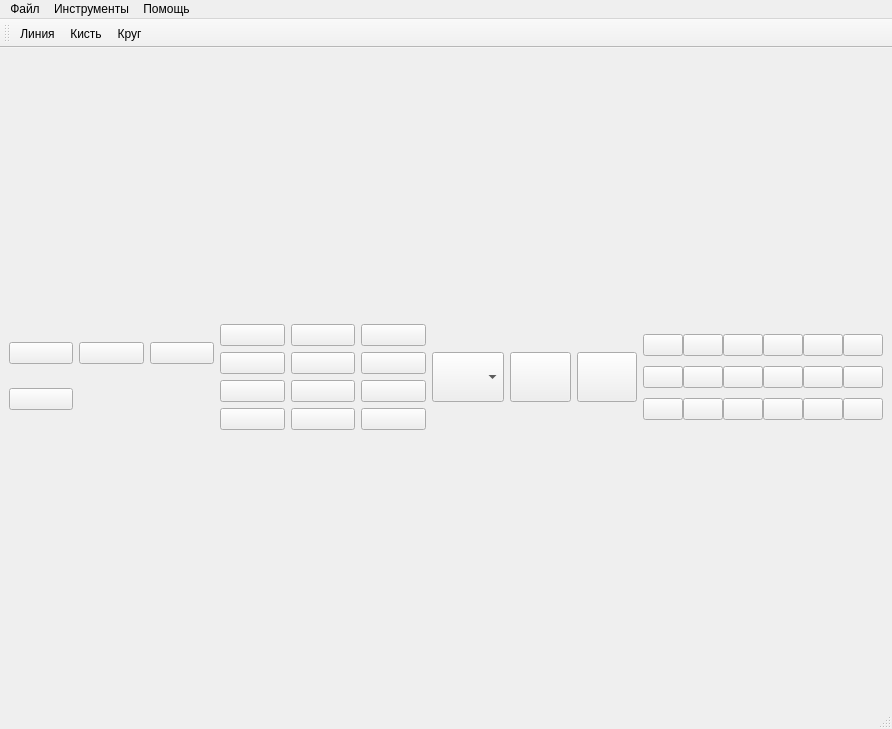
<?xml version="1.0" encoding="UTF-8"?>
<ui version="4.0">
 <class>MainWindow</class>
 <widget class="QMainWindow" name="MainWindow">
  <property name="geometry">
   <rect>
    <x>0</x>
    <y>0</y>
    <width>892</width>
    <height>729</height>
   </rect>
  </property>
  <property name="windowTitle">
   <string>Графический редактор</string>
  </property>
  <widget class="QWidget" name="centralwidget">
   <layout class="QHBoxLayout" name="horizontalLayout">
    <item>
     <layout class="QGridLayout" name="gridLayout_5">
      <item row="0" column="0">
       <layout class="QGridLayout" name="gridLayout_3">
        <item row="0" column="1">
         <widget class="QPushButton" name="fillcolorbucketbutton">
          <property name="text">
           <string/>
          </property>
         </widget>
        </item>
        <item row="0" column="2">
         <widget class="QPushButton" name="palletebutton">
          <property name="text">
           <string/>
          </property>
         </widget>
        </item>
        <item row="0" column="0">
         <widget class="QPushButton" name="pencilbutton">
          <property name="text">
           <string/>
          </property>
         </widget>
        </item>
        <item row="1" column="0">
         <widget class="QPushButton" name="rubberbutton">
          <property name="text">
           <string/>
          </property>
         </widget>
        </item>
       </layout>
      </item>
      <item row="0" column="1">
       <layout class="QGridLayout" name="gridLayout_2">
        <item row="0" column="1">
         <widget class="QPushButton" name="roundedrectanglebutton">
          <property name="text">
           <string/>
          </property>
         </widget>
        </item>
        <item row="2" column="1">
         <widget class="QPushButton" name="fivepstarbutton">
          <property name="text">
           <string/>
          </property>
         </widget>
        </item>
        <item row="2" column="2">
         <widget class="QPushButton" name="sixpstarbutton">
          <property name="text">
           <string/>
          </property>
         </widget>
        </item>
        <item row="2" column="0">
         <widget class="QPushButton" name="righttrianglebutton">
          <property name="text">
           <string/>
          </property>
         </widget>
        </item>
        <item row="0" column="0">
         <widget class="QPushButton" name="rectanglebutton">
          <property name="text">
           <string/>
          </property>
         </widget>
        </item>
        <item row="0" column="2">
         <widget class="QPushButton" name="trianglebutton">
          <property name="text">
           <string/>
          </property>
         </widget>
        </item>
        <item row="3" column="1">
         <widget class="QPushButton" name="initialfivepstarbutton">
          <property name="text">
           <string/>
          </property>
         </widget>
        </item>
        <item row="4" column="1">
         <widget class="QPushButton" name="filroundedrectanglebutton">
          <property name="text">
           <string/>
          </property>
         </widget>
        </item>
        <item row="4" column="2">
         <widget class="QPushButton" name="filtrianglebutton">
          <property name="text">
           <string/>
          </property>
         </widget>
        </item>
        <item row="3" column="2">
         <widget class="QPushButton" name="initialsixpstarbutton">
          <property name="text">
           <string/>
          </property>
         </widget>
        </item>
        <item row="3" column="0">
         <widget class="QPushButton" name="filrighttrianglebutton">
          <property name="text">
           <string/>
          </property>
         </widget>
        </item>
        <item row="4" column="0">
         <widget class="QPushButton" name="filrectanglebutton">
          <property name="text">
           <string/>
          </property>
         </widget>
        </item>
       </layout>
      </item>
      <item row="0" column="2">
       <layout class="QHBoxLayout" name="horizontalLayout_2">
        <item>
         <widget class="QComboBox" name="comboBoxWidth">
          <property name="sizePolicy">
           <sizepolicy hsizetype="Minimum" vsizetype="Fixed">
            <horstretch>0</horstretch>
            <verstretch>0</verstretch>
           </sizepolicy>
          </property>
          <property name="minimumSize">
           <size>
            <width>50</width>
            <height>50</height>
           </size>
          </property>
         </widget>
        </item>
        <item>
         <widget class="QPushButton" name="pushButtonWhite">
          <property name="minimumSize">
           <size>
            <width>50</width>
            <height>50</height>
           </size>
          </property>
          <property name="text">
           <string/>
          </property>
         </widget>
        </item>
        <item>
         <widget class="QPushButton" name="pushButtonBlack">
          <property name="minimumSize">
           <size>
            <width>50</width>
            <height>50</height>
           </size>
          </property>
          <property name="text">
           <string/>
          </property>
         </widget>
        </item>
       </layout>
      </item>
      <item row="0" column="3">
       <layout class="QGridLayout" name="gridLayout">
        <property name="spacing">
         <number>0</number>
        </property>
        <item row="0" column="0">
         <widget class="QPushButton" name="pushButton">
          <property name="text">
           <string/>
          </property>
          <attribute name="buttonGroup">
           <string notr="true">colorbuttongroup</string>
          </attribute>
         </widget>
        </item>
        <item row="1" column="3">
         <widget class="QPushButton" name="pushButton_10">
          <property name="text">
           <string/>
          </property>
          <attribute name="buttonGroup">
           <string notr="true">colorbuttongroup</string>
          </attribute>
         </widget>
        </item>
        <item row="0" column="1">
         <widget class="QPushButton" name="pushButton_2">
          <property name="text">
           <string/>
          </property>
          <attribute name="buttonGroup">
           <string notr="true">colorbuttongroup</string>
          </attribute>
         </widget>
        </item>
        <item row="1" column="4">
         <widget class="QPushButton" name="pushButton_11">
          <property name="text">
           <string/>
          </property>
          <attribute name="buttonGroup">
           <string notr="true">colorbuttongroup</string>
          </attribute>
         </widget>
        </item>
        <item row="0" column="4">
         <widget class="QPushButton" name="pushButton_5">
          <property name="text">
           <string/>
          </property>
          <attribute name="buttonGroup">
           <string notr="true">colorbuttongroup</string>
          </attribute>
         </widget>
        </item>
        <item row="0" column="2">
         <widget class="QPushButton" name="pushButton_3">
          <property name="text">
           <string/>
          </property>
          <attribute name="buttonGroup">
           <string notr="true">colorbuttongroup</string>
          </attribute>
         </widget>
        </item>
        <item row="0" column="3">
         <widget class="QPushButton" name="pushButton_4">
          <property name="text">
           <string/>
          </property>
          <attribute name="buttonGroup">
           <string notr="true">colorbuttongroup</string>
          </attribute>
         </widget>
        </item>
        <item row="1" column="5">
         <widget class="QPushButton" name="pushButton_12">
          <property name="text">
           <string/>
          </property>
          <attribute name="buttonGroup">
           <string notr="true">colorbuttongroup</string>
          </attribute>
         </widget>
        </item>
        <item row="0" column="5">
         <widget class="QPushButton" name="pushButton_6">
          <property name="text">
           <string/>
          </property>
          <attribute name="buttonGroup">
           <string notr="true">colorbuttongroup</string>
          </attribute>
         </widget>
        </item>
        <item row="1" column="1">
         <widget class="QPushButton" name="pushButton_8">
          <property name="text">
           <string/>
          </property>
          <attribute name="buttonGroup">
           <string notr="true">colorbuttongroup</string>
          </attribute>
         </widget>
        </item>
        <item row="1" column="0">
         <widget class="QPushButton" name="pushButton_7">
          <property name="text">
           <string/>
          </property>
          <attribute name="buttonGroup">
           <string notr="true">colorbuttongroup</string>
          </attribute>
         </widget>
        </item>
        <item row="1" column="2">
         <widget class="QPushButton" name="pushButton_9">
          <property name="text">
           <string/>
          </property>
          <attribute name="buttonGroup">
           <string notr="true">colorbuttongroup</string>
          </attribute>
         </widget>
        </item>
        <item row="2" column="0">
         <widget class="QPushButton" name="pushButton_13">
          <property name="text">
           <string/>
          </property>
          <attribute name="buttonGroup">
           <string notr="true">changingcolbuttongroup</string>
          </attribute>
         </widget>
        </item>
        <item row="2" column="1">
         <widget class="QPushButton" name="pushButton_14">
          <property name="text">
           <string/>
          </property>
          <attribute name="buttonGroup">
           <string notr="true">changingcolbuttongroup</string>
          </attribute>
         </widget>
        </item>
        <item row="2" column="2">
         <widget class="QPushButton" name="pushButton_15">
          <property name="text">
           <string/>
          </property>
          <attribute name="buttonGroup">
           <string notr="true">changingcolbuttongroup</string>
          </attribute>
         </widget>
        </item>
        <item row="2" column="3">
         <widget class="QPushButton" name="pushButton_16">
          <property name="text">
           <string/>
          </property>
          <attribute name="buttonGroup">
           <string notr="true">changingcolbuttongroup</string>
          </attribute>
         </widget>
        </item>
        <item row="2" column="4">
         <widget class="QPushButton" name="pushButton_17">
          <property name="text">
           <string/>
          </property>
          <attribute name="buttonGroup">
           <string notr="true">changingcolbuttongroup</string>
          </attribute>
         </widget>
        </item>
        <item row="2" column="5">
         <widget class="QPushButton" name="setcolorbutton">
          <property name="text">
           <string/>
          </property>
         </widget>
        </item>
       </layout>
      </item>
      <item row="1" column="0" colspan="4">
       <layout class="QGridLayout" name="paintgridLayout" rowminimumheight="0">
        <property name="sizeConstraint">
         <enum>QLayout::SetMinimumSize</enum>
        </property>
        <property name="topMargin">
         <number>0</number>
        </property>
       </layout>
      </item>
     </layout>
    </item>
   </layout>
  </widget>
  <widget class="QStatusBar" name="statusbar"/>
  <widget class="QToolBar" name="toolBar">
   <property name="windowTitle">
    <string>toolBar</string>
   </property>
   <attribute name="toolBarArea">
    <enum>TopToolBarArea</enum>
   </attribute>
   <attribute name="toolBarBreak">
    <bool>false</bool>
   </attribute>
   <addaction name="action_line"/>
   <addaction name="action_brush"/>
   <addaction name="action_circle"/>
  </widget>
  <widget class="QMenuBar" name="menubar">
   <property name="geometry">
    <rect>
     <x>0</x>
     <y>0</y>
     <width>892</width>
     <height>21</height>
    </rect>
   </property>
   <widget class="QMenu" name="menu">
    <property name="title">
     <string>Инструменты</string>
    </property>
    <addaction name="action_brush"/>
    <addaction name="action_line"/>
    <addaction name="action_circle"/>
   </widget>
   <widget class="QMenu" name="menu_2">
    <property name="title">
     <string>Помощь</string>
    </property>
    <addaction name="action_helptext"/>
    <addaction name="action_modulestext"/>
   </widget>
   <widget class="QMenu" name="menu_3">
    <property name="title">
     <string>Файл</string>
    </property>
    <addaction name="action_open"/>
    <addaction name="action_save"/>
    <addaction name="action_exit"/>
   </widget>
   <addaction name="menu_3"/>
   <addaction name="menu"/>
   <addaction name="menu_2"/>
  </widget>
  <action name="action_brush">
   <property name="text">
    <string>Кисть</string>
   </property>
  </action>
  <action name="action_line">
   <property name="text">
    <string>Линия</string>
   </property>
  </action>
  <action name="action_circle">
   <property name="text">
    <string>Круг</string>
   </property>
  </action>
  <action name="action_helptext">
   <property name="text">
    <string>О программе</string>
   </property>
  </action>
  <action name="action_modulestext">
   <property name="text">
    <string>Используемые модули</string>
   </property>
  </action>
  <action name="action_open">
   <property name="text">
    <string>Открыть файл</string>
   </property>
  </action>
  <action name="action_save">
   <property name="text">
    <string>Сохранить файл</string>
   </property>
  </action>
  <action name="action_exit">
   <property name="text">
    <string>Выход</string>
   </property>
  </action>
 </widget>
 <resources/>
 <connections/>
 <buttongroups>
  <buttongroup name="colorbuttongroup"/>
  <buttongroup name="changingcolbuttongroup"/>
 </buttongroups>
</ui>
